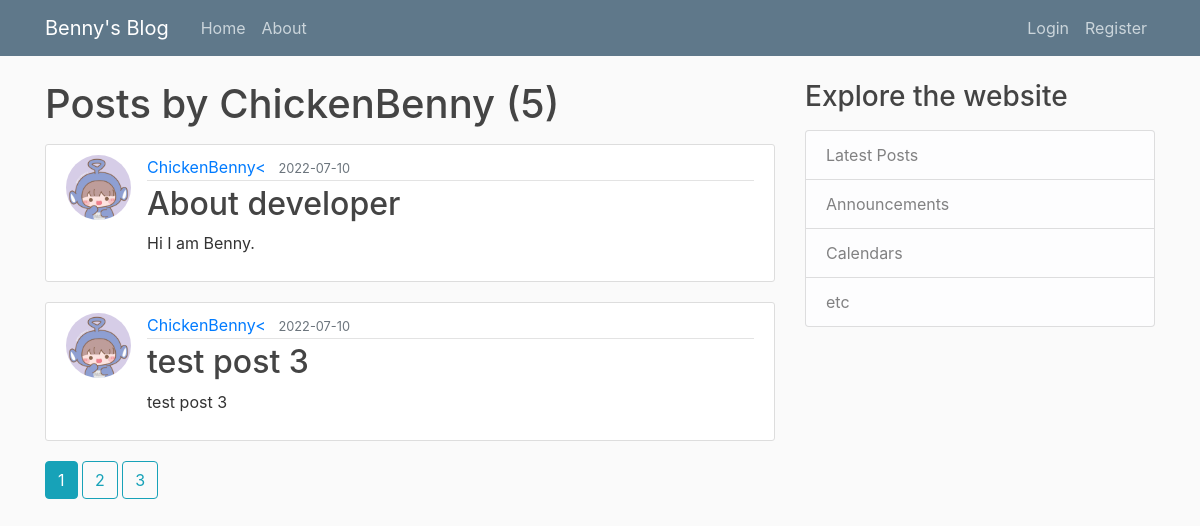
Page /user/ChickenBenny on the committed database.
### app/models.py (models this page shows, shortened)
class User(db.Model, UserMixin):
    id = db.Column(db.Integer, primary_key = True)
    username = db.Column(db.String(20), unique = True, nullable = False)
    email = db.Column(db.String(20), unique = True, nullable = False)
    image_file = db.Column(db.String(20), nullable = False, default = 'default.jpg')
    password = db.Column(db.String(60), nullable = False)
    posts = db.relationship('Post', backref = 'author', lazy = True)

class Post(db.Model):
    id = db.Column(db.Integer, primary_key = True)
    title = db.Column(db.String(100), nullable = False)
    date_posted = db.Column(db.DateTime, nullable = False, default = datetime.utcnow)
    content = db.Column(db.Text, nullable = False)
    user_id = db.Column(db.Integer, db.ForeignKey('user.id'), nullable = False)

### app/users/routes.py (the view)
@users.route("/user/<string:username>")
def user_posts(username):
    page = request.args.get('page', 1, type = int)
    user = User.query.filter_by(username = username).first_or_404()
    posts = Post.query.filter_by(author = user).order_by(Post.date_posted.desc()).paginate(page = page, per_page = 2)
    return render_template('user_posts.html', posts = posts, user = user)

### app/templates/user_posts.html (shortened to what this page needs)
{% extends "base.html" %}
{% block content %}
    <h1 class="mb-3">Posts by {{ user.username }} ({{ posts.total }})</h1>
    {% for post in posts.items %}
        <article class="media content-section">
            <img class="rounded-circle article-img" src="{{ url_for('static', filename='profile_pics/' + post.author.image_file) }}">
            <div class="media-body">
                <div class="article-metadata">
                    <a class="mr-2" href="{{ url_for('users.user_posts', username=post.author.username) }}">{{ post.author.username }}<</a>
                    <small class="text-muted">{{ post.date_posted.strftime('%Y-%m-%d') }}</small>
                </div>
                <h2><a class="article-title" href="{{ url_for('posts.post', post_id=post.id) }}">{{ post.title }}</a></h2>
                <p class="article-content">{{ post.content }}</p>
            </div>
        </article>
    {% endfor %}
    {% for page_num in posts.iter_pages(left_edge=1, right_edge=1, left_current=1, right_current=2) %}
        {% if page_num %}
            {% if posts.page == page_num %}
                <a class="btn btn-info mb-4" href="{{ url_for('users.user_posts', username=user.username, page=page_num) }}">{{ page_num }}</a>
            {% else %}
                <a class="btn btn-outline-info mb-4" href="{{ url_for('users.user_posts', username=user.username, page=page_num) }}">{{ page_num }}</a>
            {% endif %}
        {% endif %}
    {% endfor %}
{% endblock content %}

### app/static/style.css (style rules this page uses)
body { background: #fafafa; color: #333333; margin-top: 5rem; }
h1, h2, h3, h4, h5, h6 { color: #444444; }
.content-section { background: #ffffff; padding: 10px 20px; border: 1px solid #dddddd; border-radius: 3px; margin-bottom: 20px; }
.article-title { color: #444444; }
.article-content { white-space: pre-line; }
.article-img { height: 65px; width: 65px; margin-right: 16px; }
.article-metadata { padding-bottom: 1px; margin-bottom: 4px; border-bottom: 1px solid #e3e3e3 }

### rows in the picture
User: username "ChickenBenny"
Post: image_file (placeholder picture), author.username "ChickenBenny", date_posted "2022-07-10", title "About developer", content "Hi I am Benny."
Post: image_file (placeholder picture), author.username "ChickenBenny", date_posted "2022-07-10", title "test post 3", content "test post 3"

### other values in the picture
{{ posts.total }} "5"
{{ page_num }} "1"
{{ page_num }} "2" "3"
